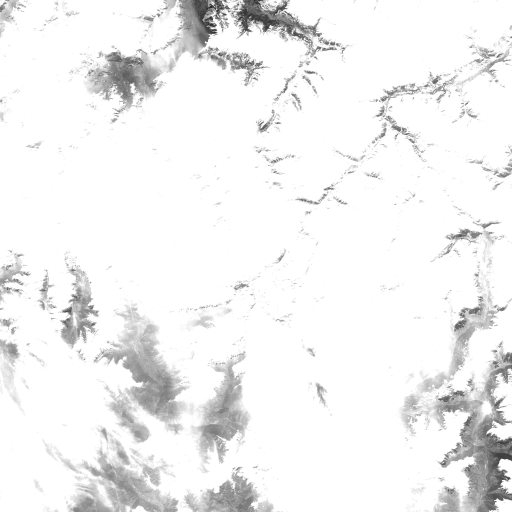
#> input picture Alps_dataset_2024/TCI/T32TNS_20240215T102029_TCI_10m.png, 1024 x 1024 px (shown at 1/2 size)
$ python matching_inference.py
#> lines starting #> are read from the running program, lines starting #| are printed output that depends on the picture
### algorithms.py
import cv2
import numpy as np
import time


def measure_performance(matcher, image1, image2):
    """
    Measures the performance of the keypoint matching process between two images.

    :param matcher: An instance of a matcher class (e.g., SIFTMatcher, ORBMatcher).
    :param image1: The first image for matching.
    :param image2: The second image for matching.
    :return: A tuple containing the number of good matches and the execution time.
    """
    # Record the start time
    start_time = time.time()

    # Find keypoints and descriptors for both images
    keypoints1, descriptors1 = matcher.find_keypoints_and_descriptors(image1)
    keypoints2, descriptors2 = matcher.find_keypoints_and_descriptors(image2)

    # Match the descriptors between the two images
    good_matches = matcher.match(descriptors1, descriptors2)

    # Record the end time
    end_time = time.time()

    # Calculate execution time
    execution_time = end_time - start_time
    num_matches = len(good_matches)

    return num_matches, execution_time


class SIFTMatcher:
    def __init__(self, ratio_thresh=0.6):
        """
        Initializes the SIFT matcher with a given ratio threshold for filtering matches.

        :param ratio_thresh: The threshold for the ratio test used to filter matches.
        """
        self.ratio_thresh = ratio_thresh
        self.sift = cv2.SIFT_create()  # Create a SIFT detector object

    def find_keypoints_and_descriptors(self, image):
        """
        Finds keypoints and their descriptors in a given image using SIFT.

        :param image: The image in which to find keypoints.
        :return: A tuple of keypoints and descriptors.
        """
        grayscale = cv2.cvtColor(image, cv2.COLOR_BGR2GRAY)  # Convert image to grayscale
        keypoints, descriptors = self.sift.detectAndCompute(grayscale, None)  # Detect keypoints and compute descriptors
        return keypoints, descriptors

    def match(self, descriptors1, descriptors2):
        """
        Matches descriptors from two images using the KNN method.

        :param descriptors1: Descriptors from the first image.
        :param descriptors2: Descriptors from the second image.
        :return: A list of good matches based on the ratio test.
        """
        bf = cv2.BFMatcher(cv2.NORM_L2)  # Create a brute force matcher object
        matches = bf.knnMatch(descriptors1, descriptors2, k=2)  # Find the two best matches for each descriptor
        # Apply the ratio test to filter out poor matches
        good = [m for m, n in matches if m.distance < self.ratio_thresh * n.distance]
        return good


class RANSACFilter:
    def __init__(self, reprojection_thresh=2.0):
        """
        Initializes the RANSAC filter with a reprojection threshold.

        :param reprojection_thresh: The threshold for RANSAC to consider inliers.
        """
        self.reprojection_thresh = reprojection_thresh

    def apply(self, keypoints1, keypoints2, matches):
        """
        Applies RANSAC to filter matches based on geometric consistency.

        :param keypoints1: Keypoints from the first image.
        :param keypoints2: Keypoints from the second image.
        :param matches: List of matches to filter.
        :return: A homography matrix and a mask indicating inliers.
        """
        if not matches:
            return None, None

        # Get matched points from keypoints
        pts1 = np.float32([keypoints1[m.queryIdx].pt for m in matches]).reshape(-1, 1, 2)
        pts2 = np.float32([keypoints2[m.trainIdx].pt for m in matches]).reshape(-1, 1, 2)

        # Compute the homography matrix using RANSAC
        M, mask = cv2.findHomography(pts1, pts2, cv2.RANSAC, self.reprojection_thresh)
        return M, mask

    # [25 lines left out: function check_geometric_consistency, not called in this run]


class ORBMatcher:
    def __init__(self, number_of_points=1000, fast_threshold=20):
        """
        Initializes the ORB matcher with a specified number of keypoints and FAST threshold.

        :param number_of_points: The maximum number of features to retain.
        :param fast_threshold: The threshold for the FAST feature detector.
        """
        self.orb = cv2.ORB_create(nfeatures=number_of_points, fastThreshold=fast_threshold)

    def find_keypoints_and_descriptors(self, image):
        """
        Finds keypoints and their descriptors in a given image using ORB.

        :param image: The image in which to find keypoints.
        :return: A tuple of keypoints and descriptors.
        """
        grayscale = cv2.cvtColor(image, cv2.COLOR_BGR2GRAY)  # Convert image to grayscale
        keypoints, descriptors = self.orb.detectAndCompute(grayscale, None)  # Detect keypoints and compute descriptors
        return keypoints, descriptors

    def match(self, descriptors1, descriptors2):
        """
        Matches descriptors from two images using a brute force matcher with Hamming distance.

        :param descriptors1: Descriptors from the first image.
        :param descriptors2: Descriptors from the second image.
        :return: A sorted list of matches based on distance.
        """
        bf = cv2.BFMatcher(cv2.NORM_HAMMING, crossCheck=True)  # Create a brute force matcher using Hamming distance
        matches = bf.match(descriptors1, descriptors2)  # Match descriptors
        matches = sorted(matches, key=lambda x: x.distance)  # Sort matches based on distance
        return matches


# [30 lines left out: function visualize_inliers, not called in this run]

### matching_inference.py
import logging
import os

from matplotlib import pyplot as plt

from algorithms import *

def draw_matches(image1, keypoints1, image2, keypoints2, matches, title='Matches', scale_percent=50):
    '''

   Draw matches between two images using keypoints and descriptors.

    :param image1: First image (numpy array) from which keypoints are detected.
    :param keypoints1: Keypoints detected in the first image (list of cv2.KeyPoint).
    :param image2: Second image (numpy array) from which keypoints are detected.
    :param keypoints2: Keypoints detected in the second image (list of cv2.KeyPoint).
    :param matches: List of matches between keypoints from the two images (list of cv2.DMatch).
    :param title: Title for the display window (str), defaults to 'Matches'.
    :param scale_percent: Percentage to scale the displayed matches image (int), defaults to 50.
    :return: None. Displays the image with matches drawn and waits for a key press to close.
    '''
    draw_params = dict(matchColor=(0, 255, 0),
                       singlePointColor=None,
                       matchesMask=None,
                       flags=2)

    img_matches = cv2.drawMatches(image1, keypoints1, image2, keypoints2, matches, None, **draw_params)

    # Resize the image to the specified scale percentage
    width = int(img_matches.shape[1] * scale_percent / 100)
    height = int(img_matches.shape[0] * scale_percent / 100)
    img_matches_resized = cv2.resize(img_matches, (width, height))

    plt.figure(figsize=(10, 5))
    plt.imshow(img_matches_resized)
    plt.title(title)
    plt.show()


def draw_matches_ransac(image1, keypoints1, image2, keypoints2, matches, title='Matches', scale_percent=50):
    '''

    Draw matches between two images after applying RANSAC filtering to remove outliers.

    :param image1: First image (numpy array) from which keypoints are detected.
    :param keypoints1: Keypoints detected in the first image (list of cv2.KeyPoint).
    :param image2: Second image (numpy array) from which keypoints are detected.
    :param keypoints2: Keypoints detected in the second image (list of cv2.KeyPoint).
    :param matches: List of matches between keypoints from the two images (list of cv2.DMatch).
    :param title: Title for the display window (str), defaults to 'Matches'.
    :param scale_percent: Percentage to scale the displayed matches image (int), defaults to 50.
    :return: None. Displays the image with matches drawn and waits for a key press to close.
    '''
    ransac_filter = RANSACFilter()  # Create an instance of the RANSAC filter
    M, mask = ransac_filter.apply(keypoints1, keypoints2,
                                  matches)  # Apply RANSAC to get the transformation matrix and mask

    if M is not None:
        # Define parameters for drawing matches with the mask
        draw_params = dict(matchColor=(0, 255, 0),
                           singlePointColor=None,
                           matchesMask=mask.ravel().tolist(),
                           flags=2)

        img_matches = cv2.drawMatches(image1, keypoints1, image2, keypoints2, matches, None, **draw_params)

        # Resize the image to the specified scale percentage
        width = int(img_matches.shape[1] * scale_percent / 100)
        height = int(img_matches.shape[0] * scale_percent / 100)
        img_matches_resized = cv2.resize(img_matches, (width, height))

        plt.figure(figsize=(10, 5))
        plt.imshow(img_matches_resized)
        plt.title(title)
        plt.show()


def main():
    # [8 lines of commented-out code are left out]
    image_02_path = 'Alps_dataset_2024/TCI/T32TNS_20240215T102029_TCI_10m.png'
    image_03_path = 'Alps_dataset_2024/TCI/T32TNS_20240311T101831_TCI_10m.png'
    image_07_path = 'Alps_dataset_2024/TCI/T32TNS_20240709T102031_TCI_10m.png'
    image_08_path = 'Alps_dataset_2024/TCI/T32TNS_20240828T102021_TCI_10m.png'
    image_10_path = 'Alps_dataset_2024/TCI/T32TNS_20241002T101749_TCI_10m.png'

    if not os.path.exists(image_02_path):
        logging.info(f"File does not exist: {image_02_path}")
        exit()
    else:
        logging.info(f"Full path to image1: {os.path.abspath(image_02_path)}")

    if not os.path.exists(image_03_path):
        logging.info(f"File does not exist: {image_03_path}")
        exit()
    else:
        logging.info(f"Full path to image2: {os.path.abspath(image_03_path)}")

    # Load the images using OpenCV
    image1 = cv2.imread(image_02_path)
#> image1 is the input picture: shape (1024, 1024, 3); min 24, max 255, mean 241.5
    image2 = cv2.imread(image_03_path)
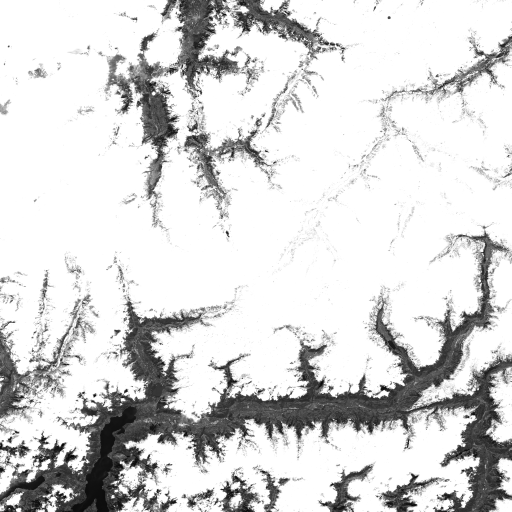
#> input picture Alps_dataset_2024/TCI/T32TNS_20240311T101831_TCI_10m.png, 1024 x 1024 px (shown at 1/2 size)
#> image2 is the input picture: shape (1024, 1024, 3); min 0, max 255, mean 215

    if image1 is None:
        logging.error(f"Error: Could not read image1 from path: {image_02_path}")
        exit()

    if image2 is None:
        logging.error(f"Error: Could not read image2 from path: {image_03_path}")
        exit()

    sift_matcher = SIFTMatcher(ratio_thresh=0.75)
    orb_matcher = ORBMatcher(number_of_points=500)

    sift_performance = measure_performance(sift_matcher, image1, image2)
#> in find_keypoints_and_descriptors, `keypoints, descriptors = self.sift.detectAndCompute(grayscale, None)`: keypoints = 3390 keypoints; strongest (x, y, size): (450, 29, 2.9), (424, 56, 3.7), (541, 53, 3.8), (500, 35, 1.9)
#> in measure_performance, `keypoints1, descriptors1 = matcher.find_keypoints_and_descriptors(imag..`: keypoints1 has the same summary as keypoints in find_keypoints_and_descriptors
#> in find_keypoints_and_descriptors (call 2), `keypoints, descriptors = self.sift.detectAndCompute(grayscale, None)`: keypoints = 7720 keypoints; strongest (x, y, size): (189, 791, 4.2), (252, 782, 4.3), (778, 35, 3.8), (454, 465, 4)
#> in measure_performance, `keypoints2, descriptors2 = matcher.find_keypoints_and_descriptors(imag..`: keypoints2 has the same summary as keypoints in find_keypoints_and_descriptors
#> in match, `matches = bf.knnMatch(descriptors1, descriptors2, k=2)`: matches = 3390 matches
#> in match, `good = [m for m, n in matches if m.distance < self.ratio_thresh * n.di..`: good = 56 matches
#> in measure_performance, `num_matches = len(good_matches)`: num_matches = 56
#> sift_performance = (56, 3.55)
    orb_performance = measure_performance(orb_matcher, image1, image2)
#> in find_keypoints_and_descriptors, `keypoints, descriptors = self.orb.detectAndCompute(grayscale, None)`: keypoints = 500 keypoints; strongest (x, y, size): (540, 51, 31), (540, 52, 37.2), (431, 58, 31), (539, 56, 31)
#> in measure_performance (call 2), `keypoints1, descriptors1 = matcher.find_keypoints_and_descriptors(imag..`: keypoints1 has the same summary as keypoints in find_keypoints_and_descriptors
#> in find_keypoints_and_descriptors (call 2), `keypoints, descriptors = self.orb.detectAndCompute(grayscale, None)`: keypoints = 500 keypoints; strongest (x, y, size): (169, 915, 31), (168, 913, 31), (925, 940, 37.2), (188, 793, 31)
#> in measure_performance (call 2), `keypoints2, descriptors2 = matcher.find_keypoints_and_descriptors(imag..`: keypoints2 has the same summary as keypoints in find_keypoints_and_descriptors
#> in match, `matches = bf.match(descriptors1, descriptors2)`: matches = 116 matches
#> orb_performance = (116, 0.161)

    logging.info(f"SIFT: Matches - {sift_performance[0]}, Time - {sift_performance[1]:.2f} seconds")
    logging.info(f"ORB: Matches - {orb_performance[0]}, Time - {orb_performance[1]:.2f} seconds")

    # Extract keypoints and descriptors using SIFT
    siftkeypoints1, siftdescriptors1 = sift_matcher.find_keypoints_and_descriptors(image1)
#> in find_keypoints_and_descriptors (call 3), `keypoints, descriptors = self.sift.detectAndCompute(grayscale, None)`: keypoints = 3390 keypoints; strongest (x, y, size): (450, 29, 2.9), (424, 56, 3.7), (541, 53, 3.8), (500, 35, 1.9)
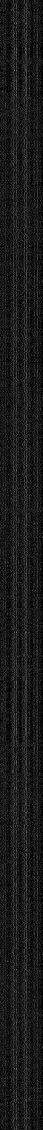
#> siftdescriptors1: shape (3390, 128) float32 (shown at 1/3 size); min 0, max 189, mean 26.1
#> siftkeypoints1 has the same summary as keypoints in find_keypoints_and_descriptors
    siftkeypoints2, siftdescriptors2 = sift_matcher.find_keypoints_and_descriptors(image2)
#> in find_keypoints_and_descriptors (call 4), `keypoints, descriptors = self.sift.detectAndCompute(grayscale, None)`: keypoints = 7720 keypoints; strongest (x, y, size): (189, 791, 4.2), (252, 782, 4.3), (778, 35, 3.8), (454, 465, 4)
#> siftkeypoints2 has the same summary as keypoints in find_keypoints_and_descriptors

    # Extract keypoints and descriptors using ORB
    orbkeypoints1, orbdescriptors1 = orb_matcher.find_keypoints_and_descriptors(image1)
#> in find_keypoints_and_descriptors (call 3), `keypoints, descriptors = self.orb.detectAndCompute(grayscale, None)`: keypoints = 500 keypoints; strongest (x, y, size): (540, 51, 31), (540, 52, 37.2), (431, 58, 31), (539, 56, 31)
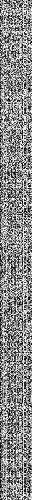
#> orbdescriptors1: shape (500, 32); min 0, max 255, mean 136.2
#> orbkeypoints1 has the same summary as keypoints in find_keypoints_and_descriptors
    orbkeypoints2, orbdescriptors2 = orb_matcher.find_keypoints_and_descriptors(image2)
#> in find_keypoints_and_descriptors (call 4), `keypoints, descriptors = self.orb.detectAndCompute(grayscale, None)`: keypoints = 500 keypoints; strongest (x, y, size): (169, 915, 31), (168, 913, 31), (925, 940, 37.2), (188, 793, 31)
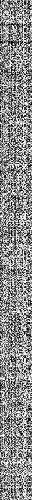
#> orbdescriptors2: shape (500, 32); min 0, max 255, mean 138.3
#> orbkeypoints2 has the same summary as keypoints in find_keypoints_and_descriptors

    # Match descriptors using SIFT and ORB
    good_matches_sift = sift_matcher.match(siftdescriptors1, siftdescriptors2)
#> good_matches_sift = 56 matches
    good_matches_orb = orb_matcher.match(orbdescriptors1, orbdescriptors2)
#> good_matches_orb = 116 matches

    # Draw matches for SIFT and ORB
    draw_matches(image1, siftkeypoints1, image2, siftkeypoints2, good_matches_sift, 'SIFT Matches')
    draw_matches(image1, orbkeypoints1, image2, orbkeypoints2, good_matches_orb, 'ORB Matches')
#> call 2 of draw_matches, with title = 'ORB Matches', scale_percent = 50
#> in draw_matches (call 2), `img_matches_resized = cv2.resize(img_matches, (width, height))`:
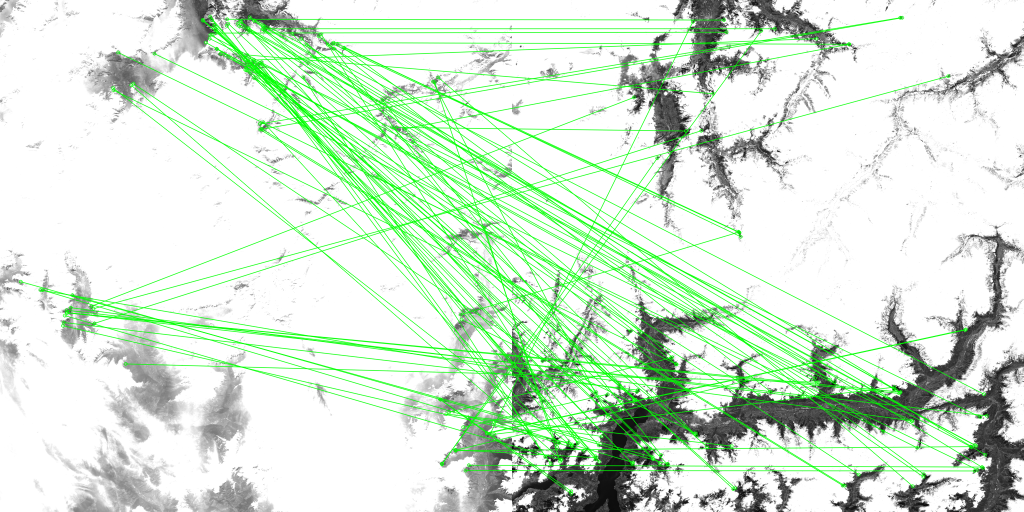
#> img_matches_resized: shape (512, 1024, 3); mean B, G, R 211.8, 230.5, 211.8

    # Draw matches with RANSAC filtering for SIFT and ORB
    draw_matches_ransac(image1, siftkeypoints1, image2, siftkeypoints2, good_matches_sift, 'SIFT Matches with RANSAC')
#> in apply, `pts1 = np.float32([keypoints1[m.queryIdx].pt for m in matches]).reshap..`: pts1 = 56 rows, first 8: [7.37, 194.5], [16.81, 658.4], [40.2, 698.3], [59.4, 548.2], [168.1, 652.5], [191, 626.5], [191.9, 720.1], [257.7, 740.1]
#> in apply, `pts2 = np.float32([keypoints2[m.trainIdx].pt for m in matches]).reshap..`: pts2 = 56 rows, first 8: [337.3, 929], [728.3, 864.9], [187.8, 786.8], [662.6, 970], [189.7, 1000.7], [176.4, 874.3], [905.3, 757.9], [24.04, 894.5]
#> in apply, `M, mask = cv2.findHomography(pts1, pts2, cv2.RANSAC, self.reprojection..`: M = [[1.01, -0.00334, -3.35], [0.00156, 1, -0.779], [1e-05, -6.22e-06, 1]]; mask = 56 values, max 1 at index 13, min 0 at index 0, mean 0.357
#> in draw_matches_ransac, `draw_params = dict(matchColor=(0, 255, 0), singlePointColor=None, matc..`: draw_params = 4 items
#> in draw_matches_ransac, `img_matches_resized = cv2.resize(img_matches, (width, height))`:
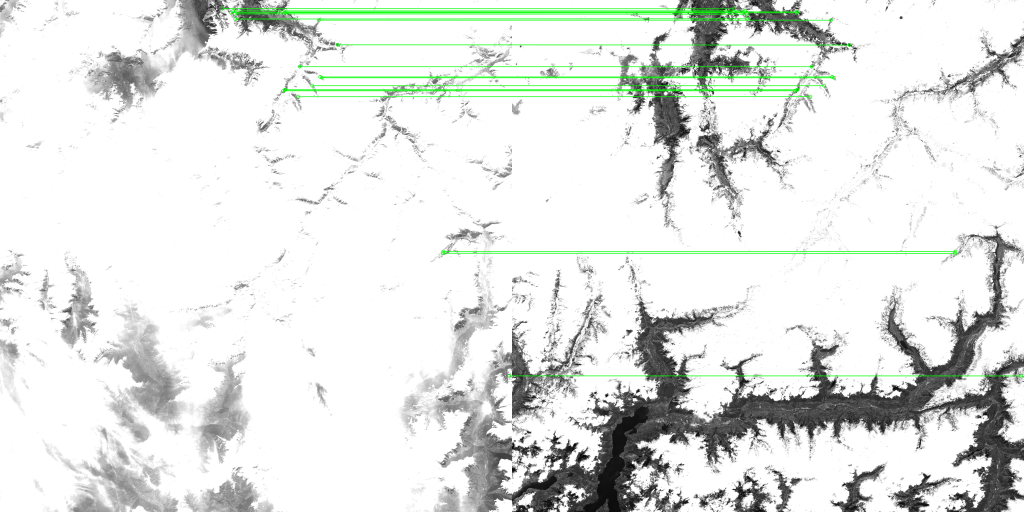
#> img_matches_resized: shape (512, 1024, 3); mean B, G, R 225.4, 228.6, 225.4
    draw_matches_ransac(image1, orbkeypoints1, image2, orbkeypoints2, good_matches_orb, 'ORB Matches with RANSAC')
#> call 2 of draw_matches_ransac, with title = 'ORB Matches with RANSAC', scale_percent = 50
#> in apply (call 2), `pts1 = np.float32([keypoints1[m.queryIdx].pt for m in matches]).reshap..`: pts1 = 116 rows, first 8: [753, 354], [674.3, 87.09], [892.2, 827.7], [666.7, 84.96], [687.7, 95.04], [519.6, 125.4], [522.5, 257.1], [808.7, 257.1]
#> in apply (call 2), `pts2 = np.float32([keypoints2[m.trainIdx].pt for m in matches]).reshap..`: pts2 = 116 rows, first 8: [810, 895.2], [457, 473], [438.9, 891.6], [673, 88], [452, 463], [37, 864], [664.8, 970.8], [673.9, 87.84]
#> in draw_matches_ransac (call 2), `M, mask = ransac_filter.apply(keypoints1, keypoints2, matches)`: M = [[-2.78, 5.92, 771.4], [-3.09, 5.97, 894.6], [-0.00345, 0.00669, 1]]; mask = 116 values, max 1 at index 38, min 0 at index 0, mean 0.0172
#> in draw_matches_ransac (call 2), `img_matches_resized = cv2.resize(img_matches, (width, height))`:
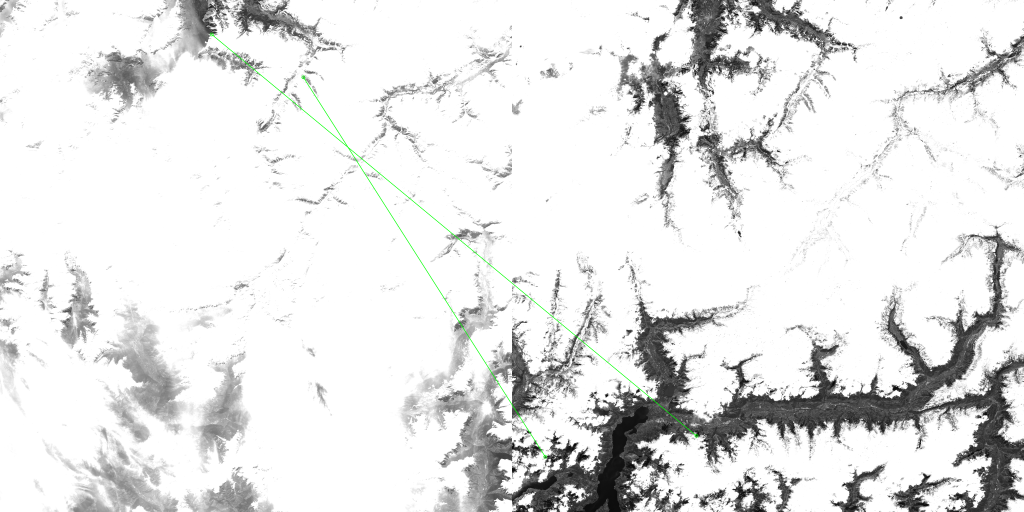
#> img_matches_resized: shape (512, 1024, 3); mean B, G, R 227.9, 228.3, 227.9


if __name__ == '__main__':
    main()
